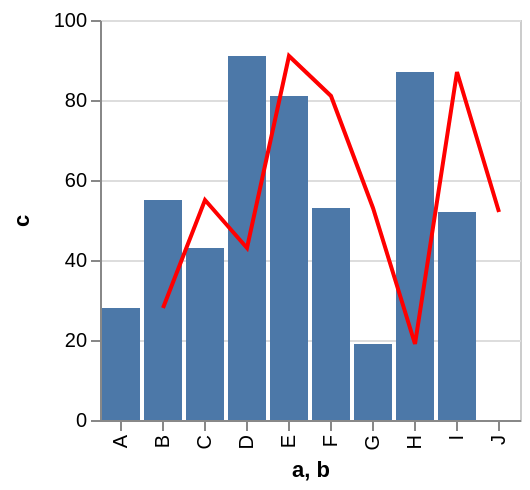

Specify this chart in Vega-Lite:
### Vega specification from a JSON file in a GitHub repository (floating-point values rounded to 4 significant figures)
{"$schema": "https://vega.github.io/schema/vega/v3.0.json", "autosize": "pad", "padding": 5, "encode": {"update": {"stroke": {"value": "#ccc"}, "fill": {"value": "transparent"}}}, "data": [{"name": "source_0", "values": [{"a": "A", "b": "B", "c": 28}, {"a": "B", "b": "C", "c": 55}, {"a": "C", "b": "D", "c": 43}, {"a": "D", "b": "E", "c": 91}, {"a": "E", "b": "F", "c": 81}, {"a": "F", "b": "G", "c": 53}, {"a": "G", "b": "H", "c": 19}, {"a": "H", "b": "I", "c": 87}, {"a": "I", "b": "J", "c": 52}]}, {"name": "data_1", "source": "source_0", "transform": [{"type": "formula", "expr": "toNumber(datum[\"c\"])", "as": "c"}, {"type": "filter", "expr": "datum[\"c\"] !== null && !isNaN(datum[\"c\"])"}]}, {"name": "data_2", "source": "source_0", "transform": [{"type": "formula", "expr": "toNumber(datum[\"c\"])", "as": "c"}, {"type": "filter", "expr": "datum[\"c\"] !== null && !isNaN(datum[\"c\"])"}]}], "signals": [{"name": "x_step", "value": 21}, {"name": "width", "update": "bandspace(domain('x').length, 0.1, 0.05) * x_step"}, {"name": "height", "update": "200"}], "marks": [{"name": "layer_0_marks", "type": "rect", "role": "bar", "style": ["bar"], "from": {"data": "data_1"}, "encode": {"update": {"x": {"scale": "x", "field": "a"}, "width": {"scale": "x", "band": true}, "y": {"scale": "y", "field": "c"}, "y2": {"scale": "y", "value": 0}, "fill": {"value": "#4c78a8"}}}}, {"name": "layer_1_marks", "type": "line", "style": ["line"], "sort": {"field": "datum[\"b\"]", "order": "descending"}, "from": {"data": "data_2"}, "encode": {"update": {"x": {"scale": "x", "field": "b", "band": 0.5}, "y": {"scale": "y", "field": "c"}, "stroke": {"value": "red"}}}}], "scales": [{"name": "x", "type": "band", "domain": {"fields": [{"data": "data_1", "field": "a"}, {"data": "data_2", "field": "b"}], "sort": true}, "range": {"step": {"signal": "x_step"}}, "round": true, "paddingInner": 0.1, "paddingOuter": 0.05}, {"name": "y", "type": "linear", "domain": {"fields": [{"data": "data_1", "field": "c"}, {"data": "data_2", "field": "c"}], "sort": true}, "range": [{"signal": "height"}, 0], "round": true, "nice": true, "zero": true}], "axes": [{"scale": "x", "labelOverlap": true, "orient": "bottom", "title": "a, b", "zindex": 1, "encode": {"labels": {"update": {"angle": {"value": 270}, "align": {"value": "right"}, "baseline": {"value": "middle"}}}}}, {"scale": "y", "labelOverlap": true, "orient": "left", "tickCount": {"signal": "ceil(height/40)"}, "title": "c", "zindex": 1}, {"scale": "y", "domain": false, "grid": true, "labels": false, "maxExtent": 0, "minExtent": 0, "orient": "left", "tickCount": {"signal": "ceil(height/40)"}, "ticks": false, "zindex": 0, "gridScale": "x"}], "config": {"axis": {"domainColor": "#888", "tickColor": "#888"}, "axisY": {"minExtent": 30}}}
